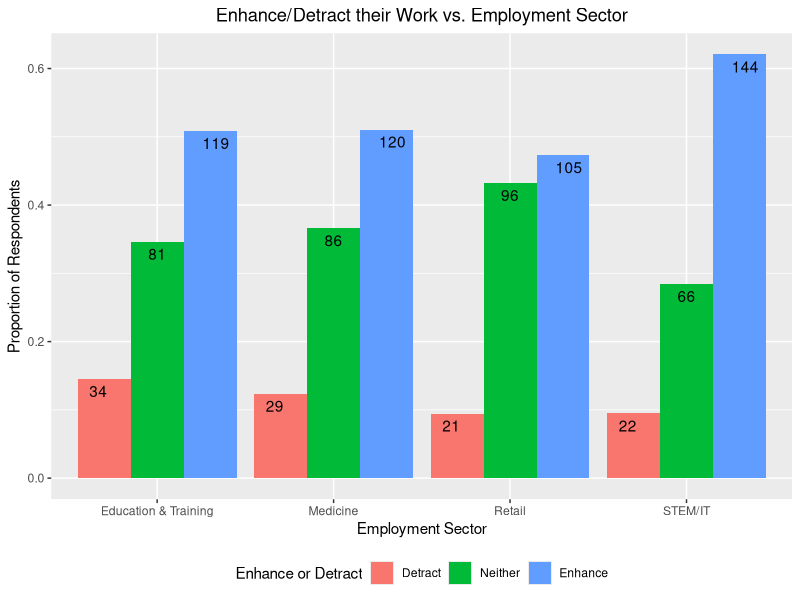
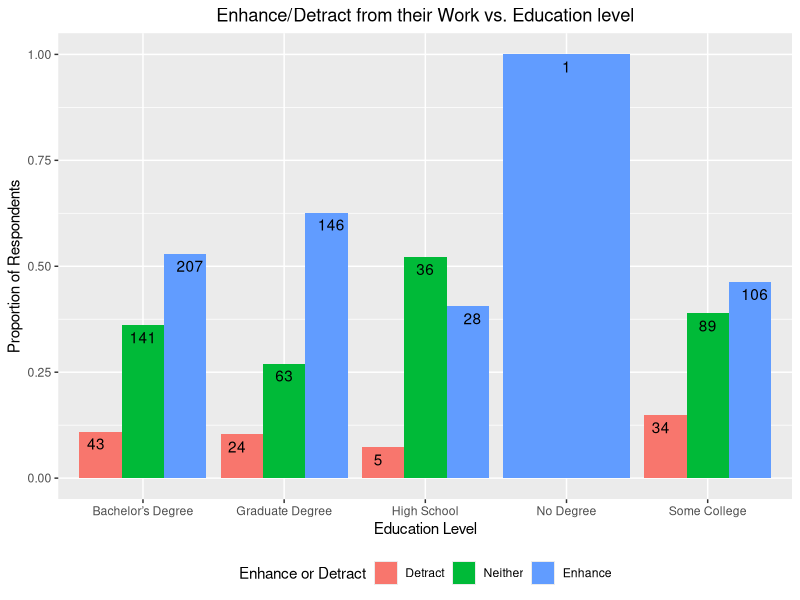
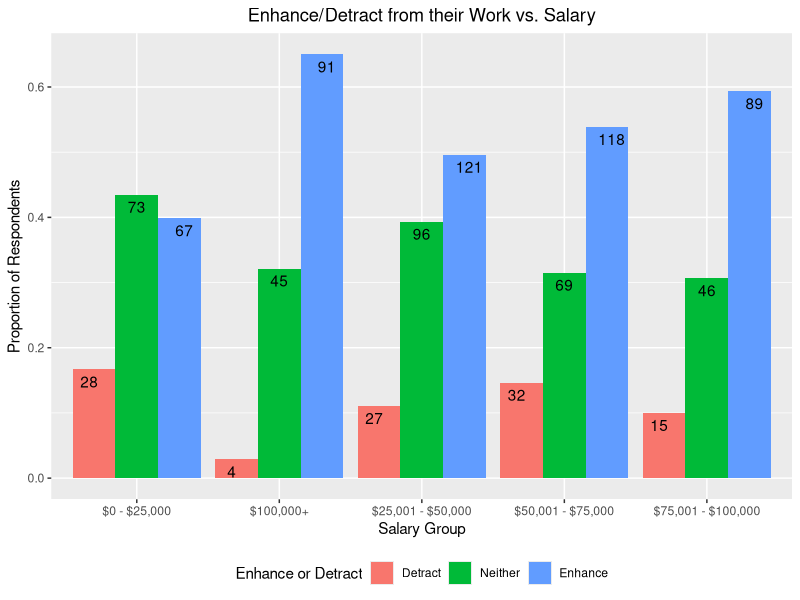
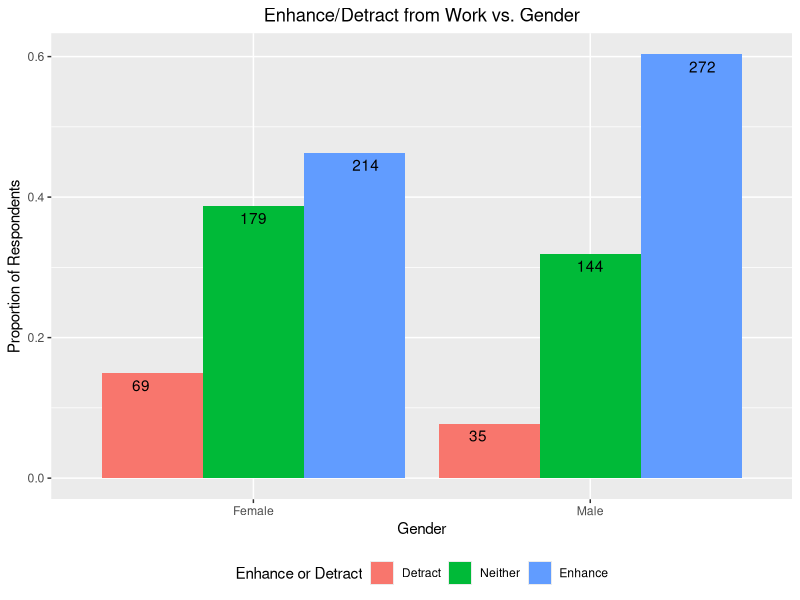
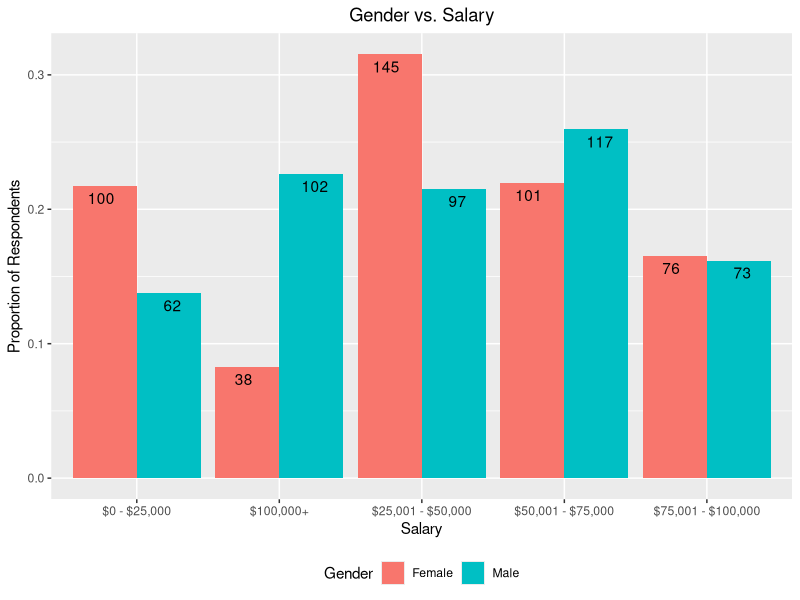
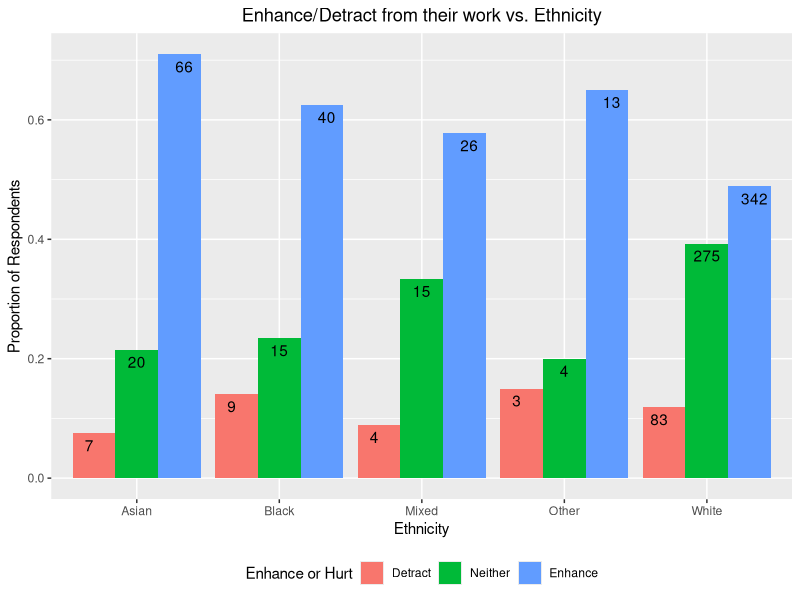
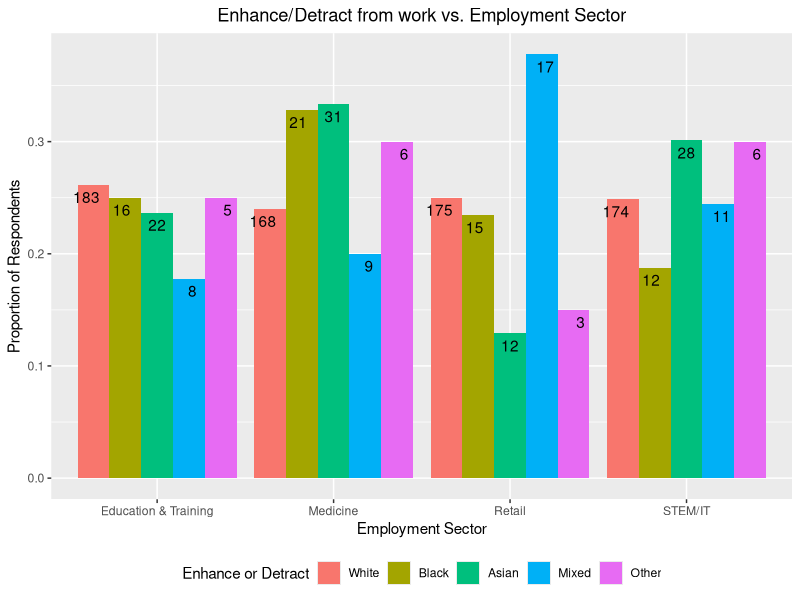
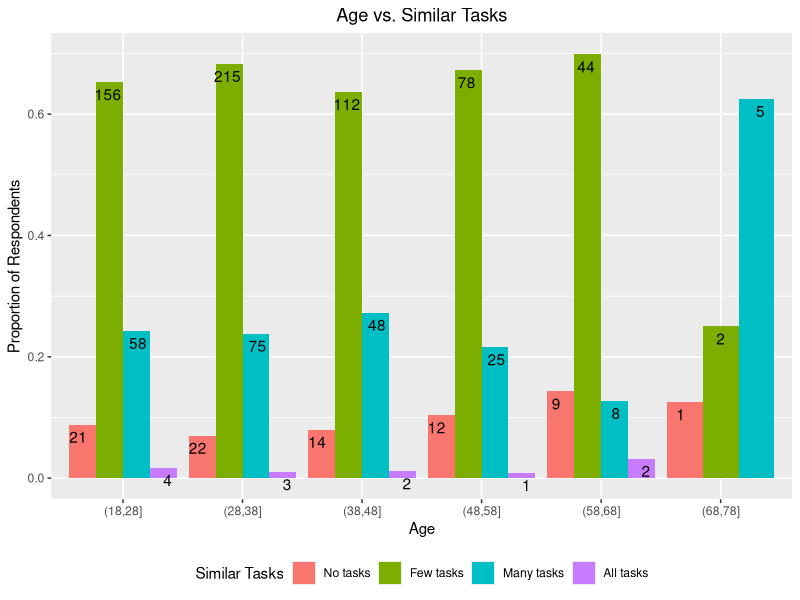

The R script that drew these images, in order:
## ---- chunk 1
library(tidyverse)
library(ggplot2)
library(knitr)

# Load data. Top row is column name.
edu <- read.csv("prolific_edu.csv")
health <- read.csv("prolific_health.csv")
retail <- read.csv("prolific_retail.csv")
tech <- read.csv("prolific_tech.csv")
qualtrics <- read.csv("qualtrics_data.csv")
## ---- chunk 2
# Mutate Age to be numeric data type
edu <- edu %>% mutate(Age = as.numeric(Age))
health <- health %>% mutate(Age = as.numeric(Age))
retail <- retail %>% mutate(Age = as.numeric(Age))
tech <- tech %>% mutate(Age = as.numeric(Age))

# Combine all prolific data into one data frame
combined <- bind_rows(edu, health, retail, tech)
## ---- chunk 3
# export combined data to csv
# write.csv(combined, "combined_non_qualtrics.csv")
## ---- chunk 4
# Merge qualtrics data with combined data over qualtrics' ProlificID column
#   and combined's Participant.id column
combined <- left_join(qualtrics, combined,
  by = c("ProlificID" = "Participant.id")
)
# Rename the Duration..in.seconds. column to Duration
colnames(combined)[
  colnames(combined) == "Duration..in.seconds."
] <- "Duration"
# Rename the Ethnicity.simplified column to Ethnicity
colnames(combined)[
  colnames(combined) == "Ethnicity.simplified"
] <- "Ethnicity"

# Remove Finished, Progress, UserLanguage, DistributionChannel, Nationality,
#   Consent, Age.x, Status.x, Status.y columns AND rename Age.y to Age
combined <- combined %>%
  select(-Finished) %>%
  select(-Progress) %>%
  select(-UserLanguage) %>%
  select(-DistributionChannel) %>%
  select(-Nationality) %>%
  select(-Consent) %>%
  select(-Age.x) %>%
  select(-Status.x) %>%
  select(-Status.y) %>%
  rename(Age = Age.y)

# Remove rows which say "NA" in Submission.id column
combined <- combined %>% filter(!is.na(Submission.id))
# Remove rows which don't say "United States" in Country.of.residence column
combined <- combined %>% filter(combined$Country.of.residence == "United States")

# Replace all cells that say
#   "Information Technology" and "Science, Technology, Engineering & Mathematics"
#   to "STEM/IT" in the Employment.sector column
combined$Employment.sector[
  combined$Employment.sector == "Information Technology"
] <- "STEM/IT"
combined$Employment.sector[
  combined$Employment.sector == "Science, Technology, Engineering & Mathematics"
] <- "STEM/IT"

# Replace all cells in column EnhanceHurt that say
#   "AI will neither enhance nor detract from my work" to "neither",
#   "AI will enhance my work" to "enhance", and
#   "AI will detract from my work" to "detract"
combined$EnhanceHurt[
  combined$EnhanceHurt == "AI will neither enhance nor detract from my work"
] <- "Neither"
combined$EnhanceHurt[
  combined$EnhanceHurt == "AI will enhance my work"
] <- "Enhance"
combined$EnhanceHurt[
  combined$EnhanceHurt == "AI will detract from my work"
] <- "Detract"

# Replace all cells in column TimeEnergy that say
#   "Save a lot of time" to "lot of time",
#   "Save some time" to "some time",
#   "Neutral" to "neutral"
#   "Save little time" to "little time", and
#   "Save no time" to "no time",
combined$TimeEnergy[
  combined$TimeEnergy == "Save a lot of time"
] <- "Lot of time"
combined$TimeEnergy[
  combined$TimeEnergy == "Save some time"
] <- "Some time"
combined$TimeEnergy[
  combined$TimeEnergy == "Neutral"
] <- "Neutral"
combined$TimeEnergy[
  combined$TimeEnergy == "Save little time"
] <- "Little time"
combined$TimeEnergy[
  combined$TimeEnergy == "Save no time"
] <- "No time"
## ---- chunk 5
# export data to csv
# write.csv(combined, "combined_qualtrics.csv")
## ---- chunk 6
# Remove rows which don't say "Compose an email" in the Attention column
combined <- combined %>% filter(combined$Attention == "Compose an email")
# Remove the Attention column
combined <- combined %>% select(-Attention)
## ---- chunk 7
# export data to csv
# write.csv(combined, "combined_qualtrics_attentive.csv")
## ---- chunk 8
# Create a new data frame with only the columns we need
avg_time <- combined %>% select(Duration)

# Remove rows which say "NA" in the Duration column
avg_time <- avg_time %>% filter(!is.na(Duration))

# Calculate the average time taken to complete the survey
avg_time <- avg_time %>% summarise(avg_time = mean(Duration))

# Convert to minutes and seconds
avg_time$avg_time <- avg_time$avg_time / 60
avg_time$avg_time <- paste0(
  floor(avg_time$avg_time), " minutes and ",
  round((avg_time$avg_time - floor(avg_time$avg_time)) * 60), " seconds"
)

# Print the average time taken to complete the survey
kable(avg_time, row.names = FALSE)
## ---- chunk 9
# Create a new data frame with only the necessary columns
enhancehurt_vs_sector <- combined %>% select(EnhanceHurt, Employment.sector)
## ---- chunk 10
# Remove rows where Employment.sector is NA
enhancehurt_vs_sector <- enhancehurt_vs_sector %>% filter(!is.na(Employment.sector))
# Remove rows where EnhanceHurt is NA
enhancehurt_vs_sector <- enhancehurt_vs_sector %>% filter(!is.na(EnhanceHurt))
## ---- chunk 11
# For each sector, calculate the proportion of respondents who
#   think AI can enhance their work efficiency
enhancehurt_vs_sector <- enhancehurt_vs_sector %>%
  group_by(Employment.sector, EnhanceHurt) %>%
  summarize(count = n()) %>%
  mutate(prop = count / sum(count))

# Create a bar chart to show the proportion of respondents who think AI
#   can enhance their work efficiency by employment sector
enhancehurt_vs_sector_plot <- ggplot(
  enhancehurt_vs_sector,
  aes(x = Employment.sector, y = prop, fill = factor(EnhanceHurt,
    levels = c("Detract", "Neither", "Enhance")
  )),
  ylim = c(0, 1)
) +
  geom_bar(stat = "identity", position = "dodge") +
  geom_text(aes(label = count), position = position_dodge(width = 1), vjust = 1.5) +
  labs(
    x = "Employment Sector", y = "Proportion of Respondents", fill = "Enhance or Detract"
  ) +
  ggtitle("Enhance/Detract their Work vs. Employment Sector") +
  theme(plot.title = element_text(hjust = 0.5), legend.position = "bottom")

# Print the bar chart
enhancehurt_vs_sector_plot
## ---- chunk 12
# save to png
ggsave("enhancehurt_vs_sector_plot.png", width = 10, height = 6, units = "in", dpi = 300)
## ---- chunk 13
# Create a new data frame with only the necessary columns
enhancehurt_vs_education <- combined %>% select(EnhanceHurt, Education)
## ---- chunk 14
# Remove the rows where Education is NA
enhancehurt_vs_education <- enhancehurt_vs_education %>% filter(!is.na(Education))
# Remove the rows where EnhanceHurt is NA
enhancehurt_vs_education <- enhancehurt_vs_education %>% filter(!is.na(EnhanceHurt))
## ---- chunk 15
# For each education level, calculate the proportion of respondents who
#   think AI can enhance their work efficiency
enhancehurt_vs_education <- enhancehurt_vs_education %>%
  group_by(Education, EnhanceHurt) %>%
  summarize(count = n()) %>%
  mutate(prop = count / sum(count))

# Create a bar chart to show the proportion of respondents who think AI
#   can enhance their work efficiency by education level
enhancehurt_vs_education_plot <- ggplot(
  enhancehurt_vs_education,
  aes(x = Education, y = prop, fill = factor(EnhanceHurt,
    levels = c("Detract", "Neither", "Enhance")
  )),
  ylim = c(0, 1)
) +
  geom_bar(stat = "identity", position = "dodge") +
  geom_text(aes(label = count), position = position_dodge(width = 1), vjust = 1.5) +
  labs(x = "Education Level", y = "Proportion of Respondents", fill = "Enhance or Detract") +
  ggtitle("Enhance/Detract from their Work vs. Education level") +
  theme(plot.title = element_text(hjust = 0.5)) +
  theme(legend.position = "bottom")

# Print the bar chart
enhancehurt_vs_education_plot
## ---- chunk 16
# save to png
ggsave("enhancehurt_vs_education_plot.png",
  width = 10, height = 6, units = "in", dpi = 300
)
## ---- chunk 17
# Create a new data frame with only the necessary columns
enhancehurt_vs_salary <- combined %>% select(EnhanceHurt, Salary)
## ---- chunk 18
# Remove the rows where Salary is NA
enhancehurt_vs_salary <- enhancehurt_vs_salary %>% filter(!is.na(Salary))
# Remove the rows where EnhanceHurt is NA
enhancehurt_vs_salary <- enhancehurt_vs_salary %>% filter(!is.na(EnhanceHurt))

# Remove the rows where Salary is empty
enhancehurt_vs_salary <- enhancehurt_vs_salary %>% filter(Salary != "")
## ---- chunk 19
# For each Salary range, calculate the proportion of respondents who
#   think AI can enhance their work efficiency
enhancehurt_vs_salary <- enhancehurt_vs_salary %>%
  group_by(Salary, EnhanceHurt) %>%
  summarize(count = n()) %>%
  mutate(prop = count / sum(count))

# Create a bar chart to show the proportion of respondents who think AI
#   can enhance their work efficiency by salary range
enhancehurt_vs_salary_plot <- ggplot(
  enhancehurt_vs_salary,
  aes(x = Salary, y = prop, fill = factor(EnhanceHurt,
    levels = c("Detract", "Neither", "Enhance")
  )),
  ylim = c(0, 1)
) +
  geom_bar(stat = "identity", position = "dodge") +
  geom_text(aes(label = count), position = position_dodge(width = 1), vjust = 1.5) +
  labs(x = "Salary Group", y = "Proportion of Respondents", fill = "Enhance or Detract") +
  ggtitle("Enhance/Detract from their Work vs. Salary") +
  theme(plot.title = element_text(hjust = 0.5)) +
  theme(legend.position = "bottom")

# Print the bar chart
enhancehurt_vs_salary_plot
## ---- chunk 20
# save to png
ggsave("enhancehurt_vs_salary_plot.png", width = 10, height = 6, units = "in", dpi = 300)
## ---- chunk 21
# Create a new data frame with only the necessary columns
enhancehurt_vs_gender <- combined %>% select(EnhanceHurt, Gender)
## ---- chunk 22
# Remove rows where Gender is NA
enhancehurt_vs_gender <- enhancehurt_vs_gender %>% filter(!is.na(Gender))
# Remove rows where EnhanceHurt is NA
enhancehurt_vs_gender <- enhancehurt_vs_gender %>% filter(!is.na(EnhanceHurt))

# Remove rows where Gender is empty
enhancehurt_vs_gender <- enhancehurt_vs_gender %>%
  filter(Gender != "Prefer to self-describe:")
## ---- chunk 23
# For each gender, calculate the proportion of respondents who
#   think AI can enhance their work efficiency
enhancehurt_vs_gender <- enhancehurt_vs_gender %>%
  group_by(Gender, EnhanceHurt) %>%
  summarize(count = n()) %>%
  mutate(prop = count / sum(count))

# Create a bar chart to show the proportion of respondents who think AI
#   can enhance their work efficiency by gender
enhancehurt_vs_gender_plot <- ggplot(
  enhancehurt_vs_gender,
  aes(x = Gender, y = prop, fill = factor(EnhanceHurt,
    levels = c("Detract", "Neither", "Enhance")
  )),
  ylim = c(0, 1)
) +
  geom_bar(stat = "identity", position = "dodge") +
  geom_text(aes(label = count), position = position_dodge(width = 1), vjust = 1.5) +
  labs(x = "Gender", y = "Proportion of Respondents", fill = "Enhance or Detract") +
  ggtitle("Enhance/Detract from Work vs. Gender") +
  theme(plot.title = element_text(hjust = 0.5), legend.position = "bottom")

# Print the bar chart
enhancehurt_vs_gender_plot
## ---- chunk 24
# save to png
ggsave("enhancehurt_vs_gender_plot.png", width = 10, height = 6, units = "in", dpi = 300)
## ---- chunk 25
# Create a new data frame with only the necessary columns
salary_vs_gender <- combined %>% select(Gender, Salary)
## ---- chunk 26
# Remove the rows where Gender is NA
salary_vs_gender <- salary_vs_gender %>% filter(!is.na(Gender))
# Remove the rows where Salary is NA
salary_vs_gender <- salary_vs_gender %>% filter(!is.na(Salary))

# Remove the rows where Gender is empty
salary_vs_gender <- salary_vs_gender %>% filter(Gender != "Prefer to self-describe:")

# Remove the rows where Salary is empty
salary_vs_gender <- salary_vs_gender %>% filter(Salary != "")
## ---- chunk 27
# For each gender, calculate the proportion of respondents by salary
salary_vs_gender <- salary_vs_gender %>%
  group_by(Gender, Salary) %>%
  summarize(count = n()) %>%
  mutate(prop = count / sum(count))

# Create a bar chart to show the proportion of respondents by salary
#   split by gender
salary_vs_gender_plot <- ggplot(
  salary_vs_gender,
  aes(x = Salary, y = prop, fill = factor(Gender)),
  ylim = c(0, 1)
) +
  geom_bar(stat = "identity", position = "dodge") +
  geom_text(aes(label = count), position = position_dodge(width = 1), vjust = 1.5) +
  labs(x = "Salary", y = "Proportion of Respondents", fill = "Gender") +
  ggtitle("Gender vs. Salary") +
  theme(plot.title = element_text(hjust = 0.5), legend.position = "bottom")

# Print the bar chart
salary_vs_gender_plot
## ---- chunk 28
# save to png
ggsave("salary_vs_gender_plot.png",
  width = 10, height = 6, units = "in", dpi = 300
)
## ---- chunk 29
# Create a new data frame with only the necessary columns
enhancehurt_vs_ethnicity <- combined %>% select(EnhanceHurt, Ethnicity)
## ---- chunk 30
# Remove the rows where Ethnicity is NA
enhancehurt_vs_ethnicity <- enhancehurt_vs_ethnicity %>% filter(!is.na(Ethnicity))
# Remove the rows where EnhanceHurt is NA
enhancehurt_vs_ethnicity <- enhancehurt_vs_ethnicity %>% filter(!is.na(EnhanceHurt))

# Remove the rows where Ethnicity is empty
enhancehurt_vs_ethnicity <- enhancehurt_vs_ethnicity %>% filter(Ethnicity != "")
# Remove the rows where Ethnicity says "DATA_EXPIRED"
enhancehurt_vs_ethnicity <- enhancehurt_vs_ethnicity %>%
  filter(Ethnicity != "DATA_EXPIRED")
## ---- chunk 31
# For each Ethnicity, calculate the proportion of respondents who
#   think AI can enhance their work efficiency
enhancehurt_vs_ethnicity <- enhancehurt_vs_ethnicity %>%
  group_by(Ethnicity, EnhanceHurt) %>%
  summarize(count = n()) %>%
  mutate(prop = count / sum(count))

# Create a bar chart to show the proportion of respondents who think AI
#   can enhance their work efficiency by ethnicity
enhancehurt_vs_ethnicity_plot <- ggplot(
  enhancehurt_vs_ethnicity,
  aes(x = Ethnicity, y = prop, fill = factor(EnhanceHurt,
    levels = c("Detract", "Neither", "Enhance")
  )),
  ylim = c(0, 1)
) +
  geom_bar(stat = "identity", position = "dodge") +
  geom_text(aes(label = count), position = position_dodge(width = 1), vjust = 1.5) +
  labs(x = "Ethnicity", y = "Proportion of Respondents", fill = "Enhance or Hurt") +
  ggtitle("Enhance/Detract from their work vs. Ethnicity") +
  theme(plot.title = element_text(hjust = 0.5), legend.position = "bottom")

# Print the bar chart
enhancehurt_vs_ethnicity_plot
## ---- chunk 32
# save to png
ggsave("enhancehurt_vs_ethnicity_plot.png",
  width = 10, height = 6, units = "in", dpi = 300
)
## ---- chunk 33
# Create a new data frame with only the necessary columns
sector_vs_ethnicity <- combined %>% select(Employment.sector, Ethnicity)
## ---- chunk 34
# Remove the rows where ethnicity is NA
sector_vs_ethnicity <- sector_vs_ethnicity %>% filter(!is.na(Ethnicity))
# Remove the rows where sector is NA
sector_vs_ethnicity <- sector_vs_ethnicity %>% filter(!is.na(Employment.sector))

# Remove the rows where Ethnicity is empty
sector_vs_ethnicity <- sector_vs_ethnicity %>% filter(Ethnicity != "")
# Remove the rows in Ethnicity which say "DATA_EXPIRED"
sector_vs_ethnicity <- sector_vs_ethnicity %>% filter(Ethnicity != "DATA_EXPIRED")
## ---- chunk 35
# For each Ethnicity, calculate the proportion of respondents by employment sector
sector_vs_ethnicity <- sector_vs_ethnicity %>%
  group_by(Ethnicity, Employment.sector) %>%
  summarize(count = n()) %>%
  mutate(prop = count / sum(count))

# Create a bar chart to show the proportion of respondents by employment sector
#   split by ethnicity
sector_vs_ethnicity_plot <- ggplot(
  sector_vs_ethnicity,
  aes(x = Employment.sector, y = prop, fill = factor(Ethnicity,
    levels = c("White", "Black", "Asian", "Mixed", "Other")
  )),
  ylim = c(0, 1)
) +
  geom_bar(stat = "identity", position = "dodge") +
  geom_text(aes(label = count), position = position_dodge(width = 1), vjust = 1.5) +
  labs(
    x = "Employment Sector", y = "Proportion of Respondents", fill = "Enhance or Detract"
  ) +
  ggtitle("Enhance/Detract from work vs. Employment Sector") +
  theme(plot.title = element_text(hjust = 0.5), legend.position = "bottom")

# Print the bar chart
sector_vs_ethnicity_plot
## ---- chunk 36
# save to png
ggsave("sector_vs_ethnicity_plot.png",
  width = 10, height = 6, units = "in", dpi = 300
)
## ---- chunk 37
# Create a new data frame with only the necessary columns
similartasks_vs_age <- combined %>% select(SimilarTasks, Age)
## ---- chunk 38
# Remove the rows which say "DATA_EXPIRED" and "923" in the Age column
similartasks_vs_age <- similartasks_vs_age %>%
  filter(similartasks_vs_age$Age != "DATA_EXPIRED")
similartasks_vs_age <- similartasks_vs_age %>% filter(similartasks_vs_age$Age != "923")
# Remove the rows where Age is NA
similartasks_vs_age <- similartasks_vs_age %>% filter(!is.na(Age))
# Remove the rows where SimilarTasks is NA
similartasks_vs_age <- similartasks_vs_age %>% filter(!is.na(SimilarTasks))

# Replace rows which say "79" and "80" to "73" in the Age column
similartasks_vs_age$Age[similartasks_vs_age$Age == "79"] <- "73"
similartasks_vs_age$Age[similartasks_vs_age$Age == "80"] <- "73"

# Change the rows which say "Can perform all tasks" to "All tasks",
#   "Can perform many tasks" to "Many tasks",
#   "Can perform only a few tasks" to "Few tasks",
#   "Cannot perform any tasks" to "No tasks"
similartasks_vs_age$SimilarTasks[
  similartasks_vs_age$SimilarTasks == "Can perform all tasks"
] <- "All tasks"
similartasks_vs_age$SimilarTasks[
  similartasks_vs_age$SimilarTasks == "Can perform many tasks"
] <- "Many tasks"
similartasks_vs_age$SimilarTasks[
  similartasks_vs_age$SimilarTasks == "Can perform only a few tasks"
] <- "Few tasks"
similartasks_vs_age$SimilarTasks[
  similartasks_vs_age$SimilarTasks == "Cannot perform any tasks"
] <- "No tasks"


# Convert the Age column to numeric
similartasks_vs_age$Age <- as.numeric(as.character(similartasks_vs_age$Age))
# Group the Age column by 5 years
similartasks_vs_age$Age <- cut(similartasks_vs_age$Age, breaks = seq(18, 80, by = 10))

# Remove the rows where Age is NA
similartasks_vs_age <- similartasks_vs_age %>% filter(!is.na(Age))
# Remove the rows where SimilarTasks is NA
similartasks_vs_age <- similartasks_vs_age %>% filter(!is.na(SimilarTasks))
## ---- chunk 39
# For each Age group, calculate the proportion of respondents who
#   think AI can do similar human tasks
similartasks_vs_age <- similartasks_vs_age %>%
  group_by(Age, SimilarTasks) %>%
  summarize(count = n()) %>%
  mutate(prop = count / sum(count))

# Create a bar chart to show the proportion of respondents who think AI
#   can do similar human tasks by age group
similartasks_vs_age_plot <- ggplot(
  similartasks_vs_age,
  aes(x = Age, y = prop, fill = factor(SimilarTasks,
    levels = c("No tasks", "Few tasks", "Many tasks", "All tasks")
  )),
  ylim = c(0, 1)
) +
  geom_bar(stat = "identity", position = "dodge") +
  geom_text(aes(label = count), position = position_dodge(width = 1), vjust = 1.5) +
  labs(x = "Age", y = "Proportion of Respondents", fill = "Similar Tasks") +
  ggtitle("Age vs. Similar Tasks") +
  theme(plot.title = element_text(hjust = 0.5), legend.position = "bottom")

# Print the bar chart
similartasks_vs_age_plot
## ---- chunk 40
# save to png
ggsave("similartasks_vs_age_plot.png",
  width = 10, height = 6, units = "in", dpi = 300
)
